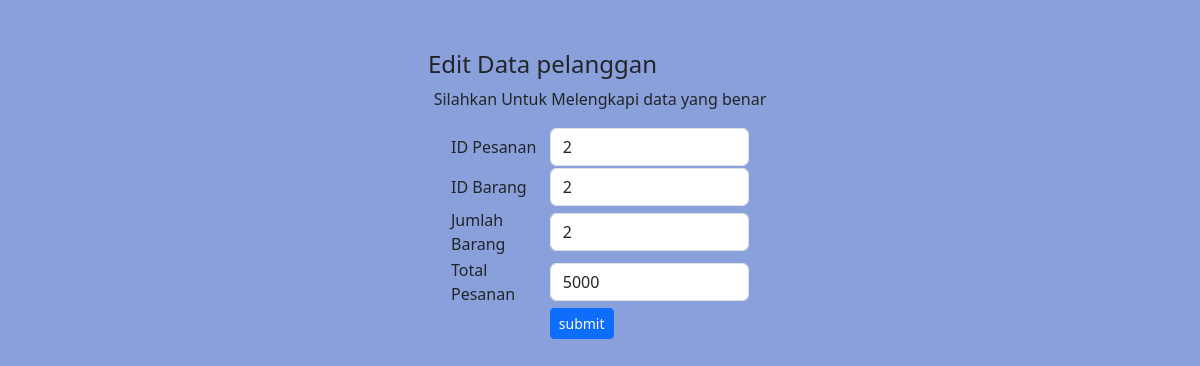
The page /tokoaksesoris/pesanan/edit_dp.php?id=2 on the database its author committed.
### tables this page shows
CREATE TABLE `detail_pesanan` (
  `id` int(11) NOT NULL,
  `pesanan_id` int(30) DEFAULT NULL,
  `barang_id` int(30) DEFAULT NULL,
  `jumlah_barang` int(20) DEFAULT NULL,
  `total_pesanan` int(50) DEFAULT NULL
);

### tokoaksesoris/pesanan/edit_dp.php (the view, shortened to what this page needs)
<!DOCTYPE html>
<html lang="en">
<head>
    <link href="https://cdn.jsdelivr.net/npm/bootstrap@5.3.2/dist/css/bootstrap.min.css" rel="stylesheet">
</head>
<?php
include("connection.php");
$id= $_GET['id'];
$dp = mysqli_query($connection, " SELECT * FROM detail_pesanan WHERE id = '$id'");
foreach ($dp as $detail_pesanan) {
    $pesanan_id = $detail_pesanan['pesanan_id'];
    $barang_id= $detail_pesanan['barang_id'];
    $jumlah_barang=$detail_pesanan['jumlah_barang'];
    $total_pesanan= $detail_pesanan['total_pesanan'];
}
?>
<body style="background-color: #8aa0db;">
    <form name="tambahdpForm" action="proses_edit_dp.php?id=<?php echo $id; ?>" method="post" onsubmit="return validateForm();">
        <h4 style="margin-top: 50px;  text-align: center; margin-right: 115px;">Edit Data pelanggan</h4>
        <p style="text-align: center; ">Silahkan Untuk Melengkapi data yang benar</p>
        <table width="25%" align="center">
            <tr>
                <td>
                   ID Pesanan
                </td>
                <td><input type="number" class="form-control" name="pesanan_id" value="<?php echo $pesanan_id; ?>"></td>
            </tr>
            <tr>
                <td>
                    ID Barang
                </td>
                <td><input type="number" class="form-control" name="barang_id" value="<?php echo $barang_id; ?>"></td>
            </tr>
            <tr>
                <td>
                   Jumlah Barang
                </td>
                <td><input type="number" class="form-control" name="jumlah_barang" value="<?php echo $jumlah_barang; ?>"></td>
            </tr>
            <tr>
                <td>
                   Total Pesanan
                </td>
                <td><input type="number" class="form-control" name="total_pesanan" value="<?php echo $total_pesanan; ?>"></td>
            </tr>
            <td></td>
            <td> <input type="submit" name="submit" value="submit" class="btn btn-primary btn-sm"></td>
        </table>
    </form>
</body>
</html>

### rows shown on the page
detail_pesanan: pesanan_id "2", barang_id "2", jumlah_barang "2", total_pesanan "5000"
